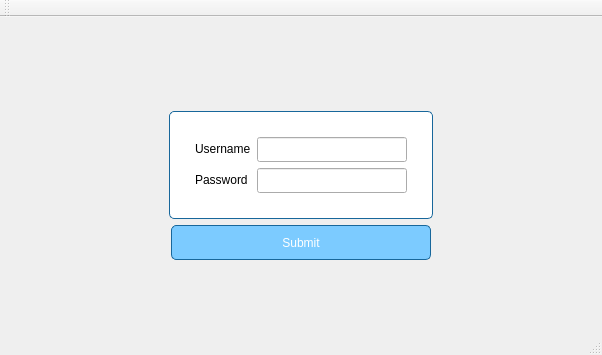
<?xml version="1.0" encoding="UTF-8"?>
<ui version="4.0">
 <class>MainWindow</class>
 <widget class="QMainWindow" name="MainWindow">
  <property name="geometry">
   <rect>
    <x>0</x>
    <y>0</y>
    <width>602</width>
    <height>355</height>
   </rect>
  </property>
  <property name="windowTitle">
   <string>MainWindow</string>
  </property>
  <property name="styleSheet">
   <string notr="true">#centralWidget{
border-image:url(:/images/C:/Users/Jeannot MN/Desktop/image.png);
}</string>
  </property>
  <widget class="QWidget" name="centralWidget">
   <property name="styleSheet">
    <string notr="true">#centralWidget{
border-image : url(C:/Users/Jeannot MN/Desktop/image.png);
}
</string>
   </property>
   <layout class="QVBoxLayout" name="verticalLayout">
    <item>
     <spacer name="verticalSpacer">
      <property name="orientation">
       <enum>Qt::Vertical</enum>
      </property>
      <property name="sizeHint" stdset="0">
       <size>
        <width>20</width>
        <height>40</height>
       </size>
      </property>
     </spacer>
    </item>
    <item>
     <layout class="QHBoxLayout" name="horizontalLayout_3">
      <property name="topMargin">
       <number>20</number>
      </property>
      <property name="bottomMargin">
       <number>0</number>
      </property>
      <item>
       <spacer name="horizontalSpacer_4">
        <property name="orientation">
         <enum>Qt::Horizontal</enum>
        </property>
        <property name="sizeHint" stdset="0">
         <size>
          <width>40</width>
          <height>20</height>
         </size>
        </property>
       </spacer>
      </item>
      <item>
       <widget class="QFrame" name="formFrame">
        <property name="styleSheet">
         <string notr="true">#formFrame{
border: 1px solid rgb(24,103,155);
border-radius:5px;
background-color:white;
}</string>
        </property>
        <layout class="QFormLayout" name="formLayout_2">
         <property name="leftMargin">
          <number>25</number>
         </property>
         <property name="topMargin">
          <number>25</number>
         </property>
         <property name="rightMargin">
          <number>25</number>
         </property>
         <property name="bottomMargin">
          <number>25</number>
         </property>
         <item row="0" column="0">
          <widget class="QLabel" name="label_2">
           <property name="styleSheet">
            <string notr="true"/>
           </property>
           <property name="text">
            <string>Username</string>
           </property>
          </widget>
         </item>
         <item row="0" column="1">
          <widget class="QLineEdit" name="lineEdit">
           <property name="minimumSize">
            <size>
             <width>150</width>
             <height>25</height>
            </size>
           </property>
          </widget>
         </item>
         <item row="1" column="0">
          <widget class="QLabel" name="label">
           <property name="text">
            <string>Password</string>
           </property>
          </widget>
         </item>
         <item row="1" column="1">
          <widget class="QLineEdit" name="lineEdit_2">
           <property name="minimumSize">
            <size>
             <width>150</width>
             <height>25</height>
            </size>
           </property>
          </widget>
         </item>
        </layout>
       </widget>
      </item>
      <item>
       <spacer name="horizontalSpacer_3">
        <property name="orientation">
         <enum>Qt::Horizontal</enum>
        </property>
        <property name="sizeHint" stdset="0">
         <size>
          <width>40</width>
          <height>20</height>
         </size>
        </property>
       </spacer>
      </item>
     </layout>
    </item>
    <item>
     <layout class="QHBoxLayout" name="horizontalLayout_2">
      <item>
       <spacer name="horizontalSpacer">
        <property name="orientation">
         <enum>Qt::Horizontal</enum>
        </property>
        <property name="sizeHint" stdset="0">
         <size>
          <width>40</width>
          <height>20</height>
         </size>
        </property>
       </spacer>
      </item>
      <item>
       <widget class="QPushButton" name="pushButton">
        <property name="minimumSize">
         <size>
          <width>260</width>
          <height>35</height>
         </size>
        </property>
        <property name="styleSheet">
         <string notr="true">border: 1px solid rgb(24,103,155);
border-radius : 5px;
background-color: rgb(124,203,255);
color:white</string>
        </property>
        <property name="text">
         <string>Submit</string>
        </property>
       </widget>
      </item>
      <item>
       <spacer name="horizontalSpacer_2">
        <property name="orientation">
         <enum>Qt::Horizontal</enum>
        </property>
        <property name="sizeHint" stdset="0">
         <size>
          <width>40</width>
          <height>20</height>
         </size>
        </property>
       </spacer>
      </item>
     </layout>
    </item>
    <item>
     <spacer name="verticalSpacer_2">
      <property name="orientation">
       <enum>Qt::Vertical</enum>
      </property>
      <property name="sizeHint" stdset="0">
       <size>
        <width>20</width>
        <height>40</height>
       </size>
      </property>
     </spacer>
    </item>
   </layout>
  </widget>
  <widget class="QMenuBar" name="menuBar">
   <property name="geometry">
    <rect>
     <x>0</x>
     <y>0</y>
     <width>602</width>
     <height>21</height>
    </rect>
   </property>
  </widget>
  <widget class="QToolBar" name="mainToolBar">
   <attribute name="toolBarArea">
    <enum>TopToolBarArea</enum>
   </attribute>
   <attribute name="toolBarBreak">
    <bool>false</bool>
   </attribute>
  </widget>
  <widget class="QStatusBar" name="statusBar"/>
 </widget>
 <layoutdefault spacing="6" margin="11"/>
 <resources/>
 <connections/>
</ui>
